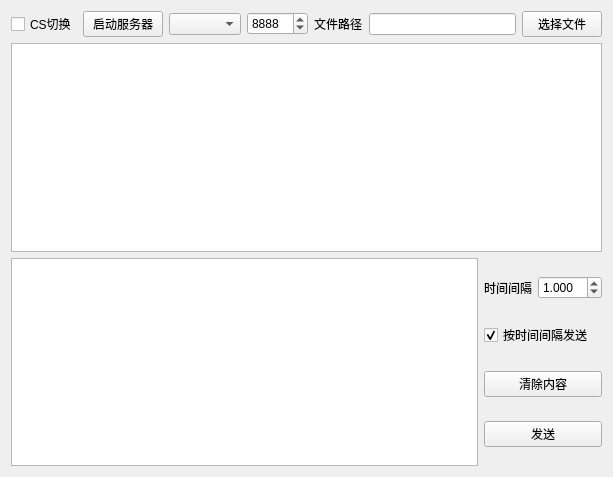
<?xml version="1.0" encoding="UTF-8"?>
<ui version="4.0">
 <class>NetFrom</class>
 <widget class="QWidget" name="NetFrom">
  <property name="geometry">
   <rect>
    <x>0</x>
    <y>0</y>
    <width>613</width>
    <height>477</height>
   </rect>
  </property>
  <property name="windowTitle">
   <string>Form</string>
  </property>
  <layout class="QGridLayout" name="gridLayout">
   <item row="0" column="0">
    <layout class="QVBoxLayout" name="verticalLayout_2">
     <item>
      <layout class="QHBoxLayout" name="horizontalLayout_5">
       <item>
        <widget class="QCheckBox" name="checkBox_2">
         <property name="text">
          <string>CS切换</string>
         </property>
        </widget>
       </item>
       <item>
        <widget class="QPushButton" name="pushButton_3">
         <property name="text">
          <string>启动服务器</string>
         </property>
        </widget>
       </item>
       <item>
        <widget class="QComboBox" name="comboBox"/>
       </item>
       <item>
        <widget class="QSpinBox" name="spinBox_2">
         <property name="maximum">
          <number>65535</number>
         </property>
         <property name="value">
          <number>8888</number>
         </property>
        </widget>
       </item>
       <item>
        <layout class="QHBoxLayout" name="horizontalLayout_2">
         <item>
          <widget class="QLabel" name="label">
           <property name="text">
            <string>文件路径</string>
           </property>
          </widget>
         </item>
         <item>
          <layout class="QHBoxLayout" name="horizontalLayout">
           <item>
            <widget class="QLineEdit" name="lineEdit"/>
           </item>
           <item>
            <widget class="QPushButton" name="pushButton">
             <property name="text">
              <string>选择文件</string>
             </property>
            </widget>
           </item>
          </layout>
         </item>
        </layout>
       </item>
      </layout>
     </item>
     <item>
      <widget class="QTextBrowser" name="textBrowser_2"/>
     </item>
     <item>
      <layout class="QHBoxLayout" name="horizontalLayout_4">
       <item>
        <widget class="QTextEdit" name="textEdit"/>
       </item>
       <item>
        <layout class="QVBoxLayout" name="verticalLayout">
         <item>
          <layout class="QHBoxLayout" name="horizontalLayout_3">
           <item>
            <widget class="QLabel" name="label_2">
             <property name="text">
              <string>时间间隔</string>
             </property>
            </widget>
           </item>
           <item>
            <widget class="QDoubleSpinBox" name="doubleSpinBox">
             <property name="decimals">
              <number>3</number>
             </property>
             <property name="minimum">
              <double>0.001000000000000</double>
             </property>
             <property name="singleStep">
              <double>0.001000000000000</double>
             </property>
             <property name="stepType">
              <enum>QAbstractSpinBox::AdaptiveDecimalStepType</enum>
             </property>
             <property name="value">
              <double>1.000000000000000</double>
             </property>
            </widget>
           </item>
          </layout>
         </item>
         <item>
          <widget class="QCheckBox" name="checkBox">
           <property name="text">
            <string>按时间间隔发送</string>
           </property>
           <property name="checked">
            <bool>true</bool>
           </property>
          </widget>
         </item>
         <item>
          <widget class="QPushButton" name="pushButton_4">
           <property name="text">
            <string>清除内容</string>
           </property>
          </widget>
         </item>
         <item>
          <widget class="QPushButton" name="pushButton_2">
           <property name="text">
            <string>发送</string>
           </property>
          </widget>
         </item>
        </layout>
       </item>
      </layout>
     </item>
    </layout>
   </item>
  </layout>
 </widget>
 <resources/>
 <connections/>
</ui>
